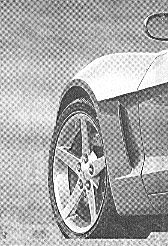
#> input picture img/car.tif, 168 x 246 px
$ python Fourier.py
#> lines starting #> are read from the running program, lines starting #| are printed output that depends on the picture
import numpy as np
from PIL import Image, ImageFilter # pillow
import matplotlib.pyplot as plt
import math
import cv2
from scipy import ndimage
from skimage.io import imread, imshow
from skimage.color import rgb2hsv, rgb2gray, rgb2yuv
from skimage import color, exposure, transform
from skimage.exposure import equalize_hist

def plot(img, imgNew, msg):
    fig, ax = plt.subplots(nrows=1, ncols=2)
    ax[0].imshow(img, cmap='gray')
    ax[0].set_title("Imagem original")
    ax[1].imshow( np.log(1 + np.abs(imgNew)), cmap='gray')
    ax[1].set_title(msg)
    plt.show()
    # salvando - np.log(1 + np.abs(imgNew))

def transFourier(image):
#> called with image = 'img/car.tif'
  img = Image.open(image).convert('L')
#> img is the input picture: PIL image 168x246 L; min 0, max 255, mean 169.7

  npImg = np.array(img)
  imgNew = np.fft.fft2(npImg)
  imgNew = np.fft.fftshift(imgNew)

  plt.imsave('img/transformada_fourier.png', np.log(1 + np.abs(imgNew)), cmap='gray')
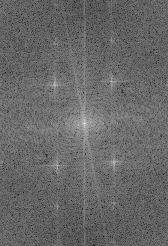
#> saved as transformada_fourier.png: shape (246, 168, 3); min 0, max 255, mean 103.7

  plot(img, imgNew, "Transformada de Fourier")
#> in plot, `plt.show()`:
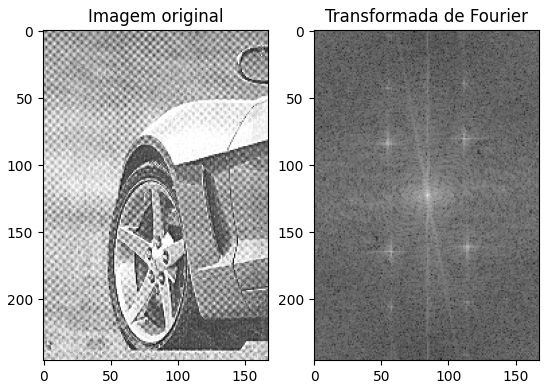
#> figure drawn by matplotlib, 2 panels

def inversaFourier(image):
#> called with image = 'img/transformada_fourier.png'
  img = Image.open(image).convert('L')
  img = np.array(img)

  imgshift = np.fft.ifftshift(img)
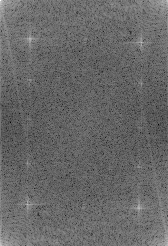
#> imgshift: shape (246, 168); min 0, max 255, mean 103.7
  imgNew = np.fft.fft2(img)

  imgNew = np.real(imgNew)
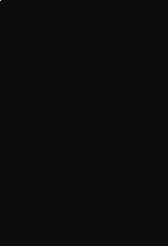
#> imgNew: shape (246, 168) float64; min -235286.5, max 4286204, mean 87; drawn with min black and max white
  plot(img, imgNew, "Transformada Inversa de Fourier")
#> call 2 of plot, with msg = 'Transformada Inversa de Fourier'
#> in plot (call 2), `plt.show()`:
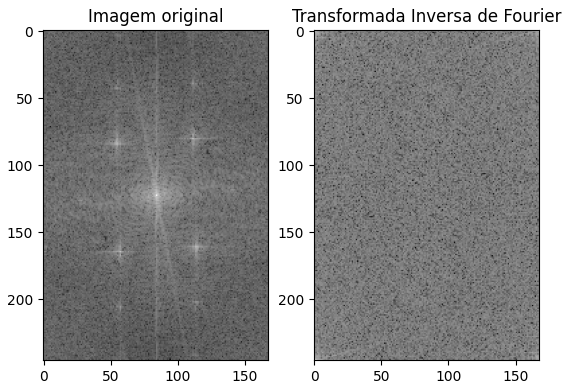
#> figure drawn by matplotlib, 2 panels


def main():

  transFourier('img/car.tif')
  inversaFourier('img/transformada_fourier.png')

if __name__ == "__main__":
    main()

$ run again, with img/cameraman.tif copied over img/car.tif
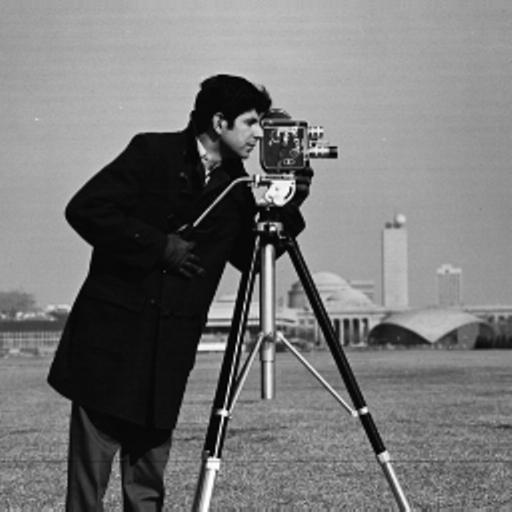
#> input picture img/cameraman.tif, 512 x 512 px
#> in transFourier, img is the input picture: PIL image 512x512 L; min 0, max 255, mean 118.3
#> in inversaFourier, `imgshift = np.fft.ifftshift(img)`:
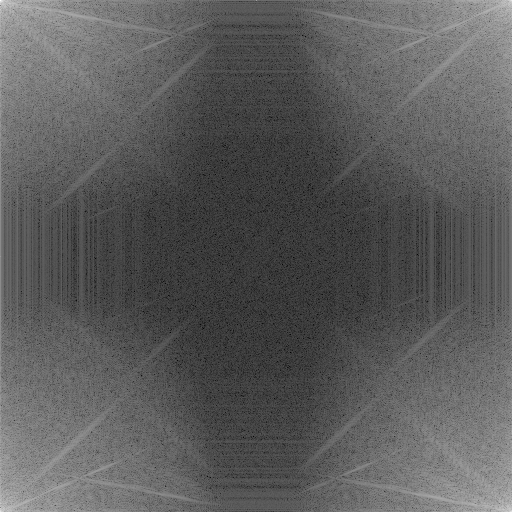
#> imgshift: shape (512, 512); min 0, max 255, mean 91.4
#> in plot (call 2), `plt.show()`:
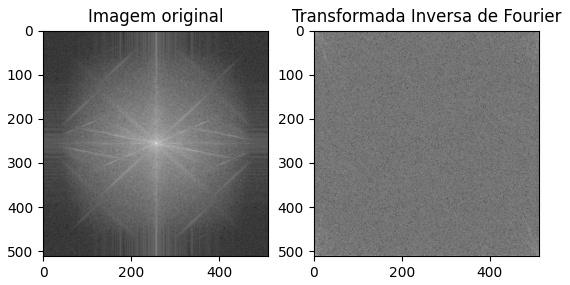
#> figure drawn by matplotlib, 2 panels

$ run again, with img/fingerprint.tif copied over img/car.tif
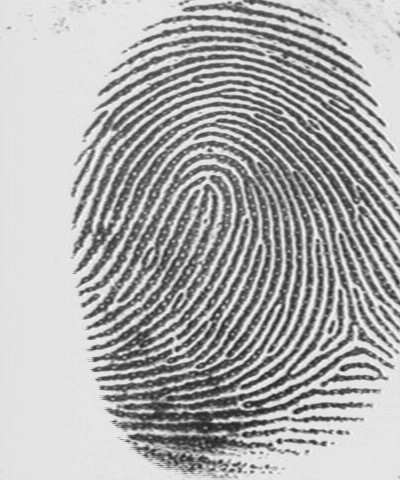
#> input picture img/fingerprint.tif, 400 x 480 px
#> in transFourier, img is the input picture: PIL image 400x480 L; min 27, max 251, mean 173.6
#> in inversaFourier, `imgshift = np.fft.ifftshift(img)`:
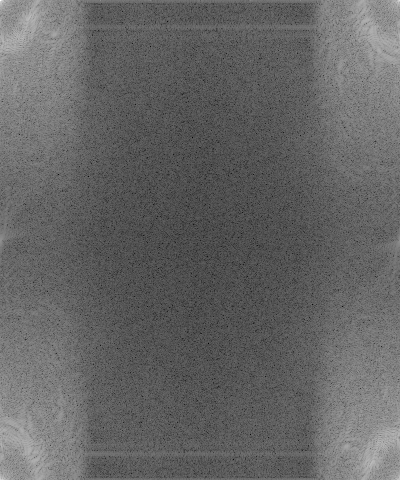
#> imgshift: shape (480, 400); min 0, max 255, mean 100.9
#> in plot (call 2), `plt.show()`:
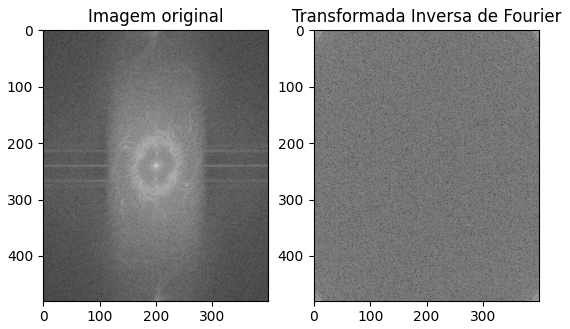
#> figure drawn by matplotlib, 2 panels
